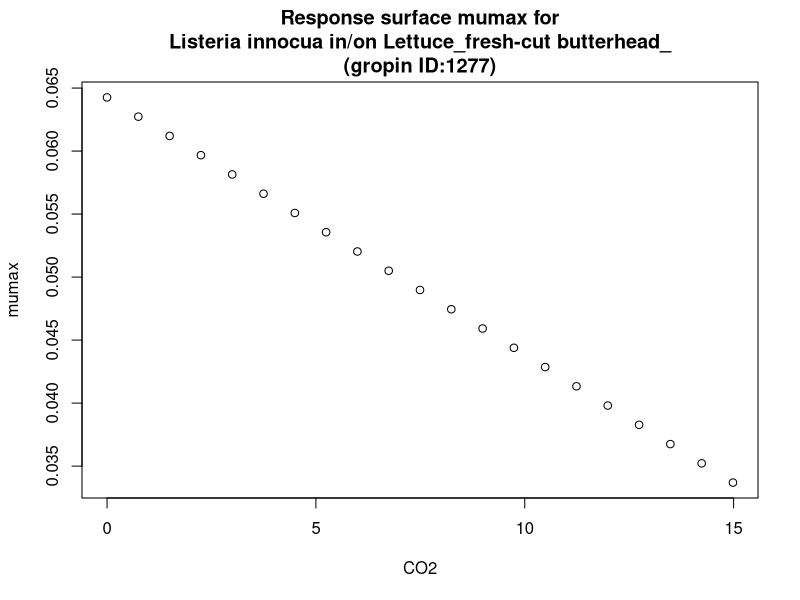

This chart was generated by the following R code:
#############################
# start of Parameter script
#############################
CO2 <- seq(0,14.985014985015,length.out=21)
#############################
# end of Parameter script
#############################
############################# 
# start of Model script Gropin ID 1277 
#############################
 
# constant coefficients for this model
 
variables <- data.frame(CO2)
argumentsPar <- expand.grid(variables)
 
# heart of the model
response_surface <- function(CO2) {
   mumax <-0.00204*(31.5-CO2)

return(mumax=mumax)
} 

# output parameters
responseSurface <- cbind(argumentsPar,response_surface(argumentsPar['CO2']))
colnames(responseSurface) <- c(colnames(argumentsPar),'mumax')
#############################
# End of Model script
#############################
############################# 
# start of Visualisation script Gropin ID 1277 
#############################
plot(CO2,responseSurface$'mumax',xlab='CO2',
                          ylab='mumax',main='Response surface mumax for
Listeria innocua in/on Lettuce_fresh-cut butterhead_
(gropin ID:1277)')
#############################
# End of Visualisation script
#############################
